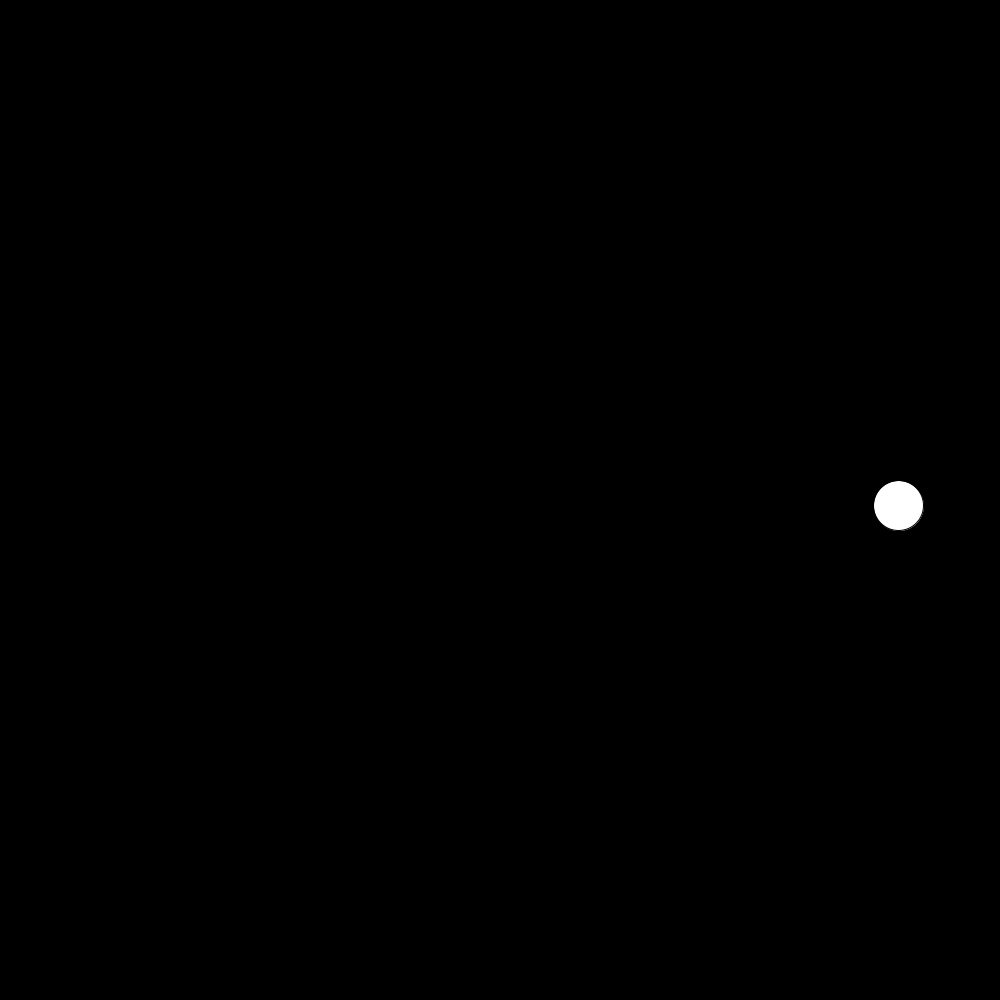
Frame 1 (no input)
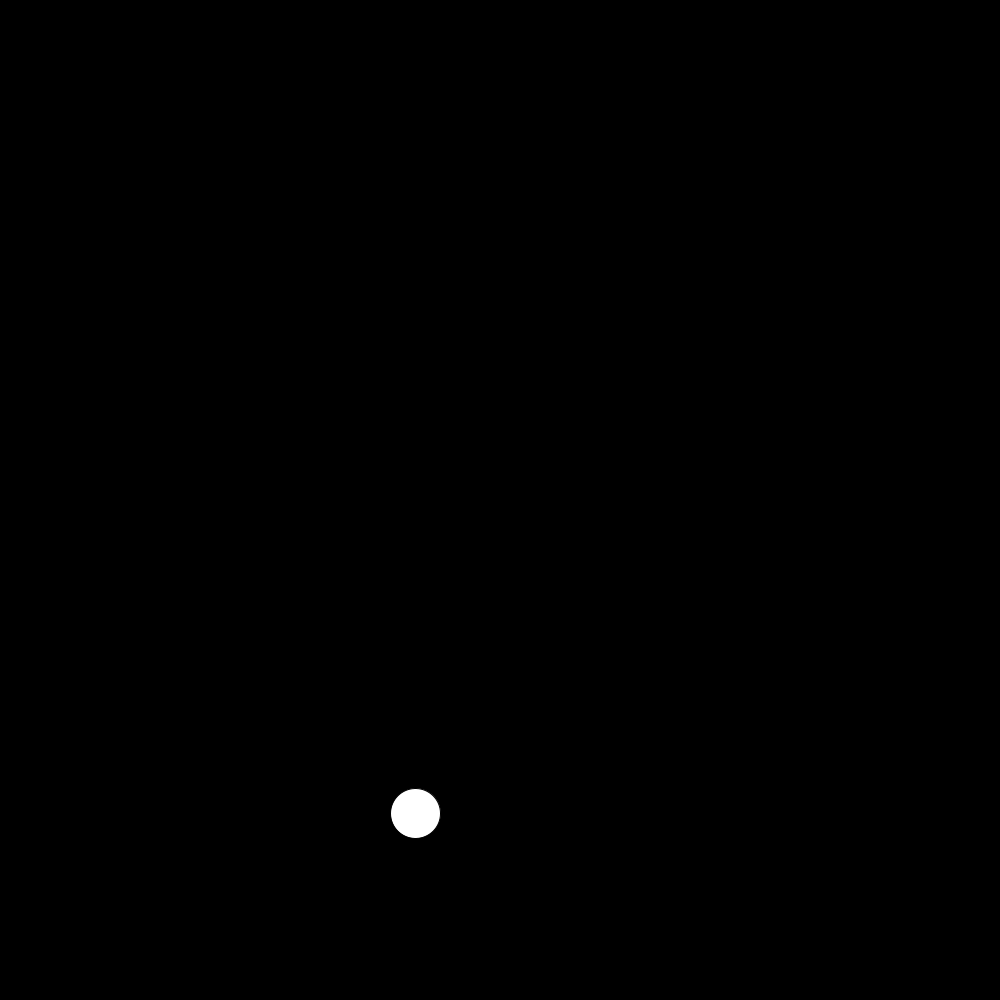
Frame 60 (the mouse pressed at the canvas centre just before this capture)
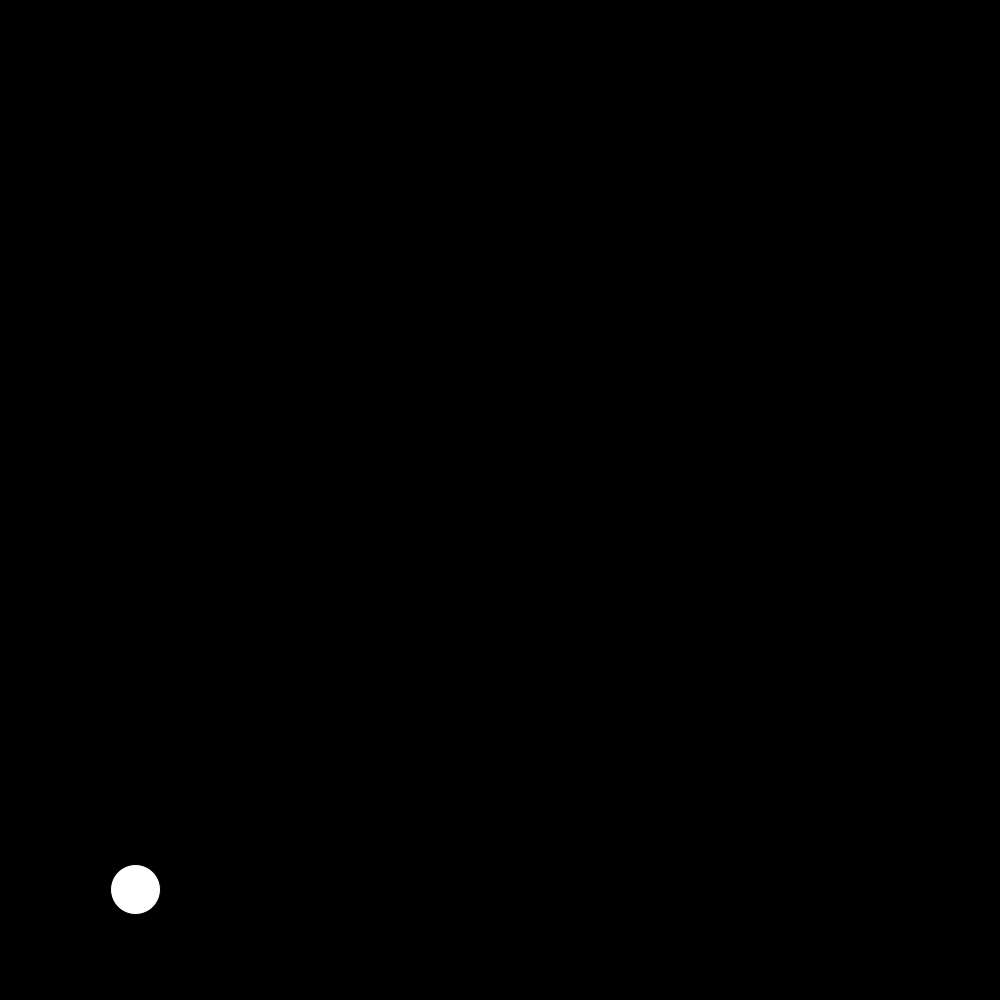
Frame 120 (the mouse held since frame 60 and released just before this capture)

The Processing sketch that drew these frames (run headless with seeded random() and noise(); from frame 60 on, the mouse is pressed at the canvas centre):

// Processing sketch: week10_oscillation
// ── week10_oscillation.pde
PVector pos;
float theta;
float orbit = 400;

void setup(){
  size(1000,1000);
  pos = new PVector(width/2, height/2);
}

void draw(){
  background(0);
  theta = frameCount;
  pos.x = width/2+cos(theta*.075)*orbit;
  pos.y = height/2+sin(theta*.015)*orbit;
  ellipse(pos.x, pos.y, 50, 50);
}
